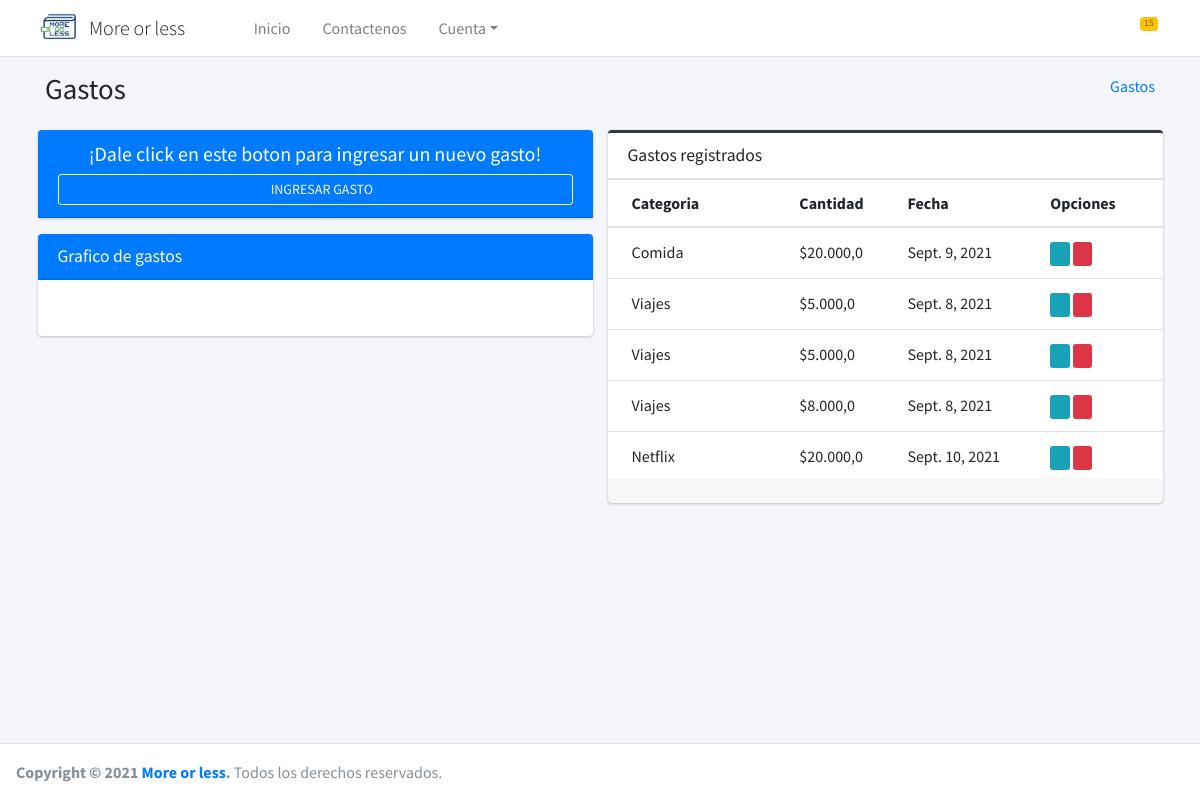
/gastos/, run on the app's committed database.
### core/gastos/models.py (models this page shows, shortened)
class Gastos(models.Model):
    date = models.DateField(auto_now=True, verbose_name='Fecha de registro')
    amount = models.FloatField('Monto', blank=True, default=None, null=True)
    category = models.ForeignKey(Categoria, blank=True, null=True, on_delete=models.CASCADE)
    class Meta:
        verbose_name = 'Gasto'
        verbose_name_plural = 'Gastos'
        db_table = 'gastos'
        ordering = ['id']

### core/categorias/models.py (models this page shows, shortened)
class Categoria(models.Model):
    category = models.CharField(max_length=50, verbose_name='Categoria')
    def __str__(self):
        return self.category
    class Meta:
        verbose_name = 'Categoria'
        verbose_name_plural = 'Categorias'
        db_table = 'categoria'
        ordering = ['id']

### core/gastos/views.py (the view, shortened to what this page needs)
# urls.py: path('gastos/', GastosListView.as_view(), name='gastos'),
class GastosListView(ListView):
    model = Gastos
    template_name = 'gastos.html'
    @method_decorator(csrf_exempt)
    def dispatch(self, request, *args, **kwargs):
        return super().dispatch(request, *args, **kwargs)
    def obtener_reporte_gastos_sem(self):
        year = datetime.now().year
        month = datetime.now().month
        data = []
        for w in range(1, 8):
            dict_data = Gastos.objects.filter(date__year=year, date__month=month, date__week_day=w).aggregate(
                Sum('amount', output_field=FloatField()))
            if (dict_data['amount__sum'] == None):
                data.append(0)
            else:
                data.append(float(dict_data['amount__sum']))
        return data
    def get_context_data(self, **kwargs):
        context = super().get_context_data(**kwargs)
        context['reporte_gastos_sem'] = self.obtener_reporte_gastos_sem()
        context['title'] = 'Gastos registrados'
        return context

### core/gastos/templates/gastos.html (shortened to what this page needs)
{% extends 'body.html' %}
{% load static %}
{% block content %}
    <div class="content-wrapper">
        <div class="content-header">
            <div class="container">
                <div class="container-fluid">
                    <div class="row mb-2">
                        <div class="col-sm-6">
                            <h1 class="m-0">Gastos</h1>
                        </div>
                        <div class="col-sm-6">
                            <ol class="breadcrumb float-sm-right">
                                <li class="breadcrumb-item"><a href="{% url 'add' %}">Gastos</a></li>
                            </ol>
                        </div>
                    </div>
                </div>
            </div>
        </div>
        <section class="content">
            <div class="container">
                <div class="row">
                    <div class="col-12 col-sm-12 col-lg-6">
                        <div class="card card-primary">
                            <div class="card-header">
                                <h5 class="text-center">¡Dale click en este boton para ingresar un nuevo gasto!</h5>
                                <a href="{% url 'add' %}">
                                    <button type="button" class="btn btn-outline-light btn-block btn-sm"><i
                                            class="fa fa-plus"></i> INGRESAR GASTO
                                    </button>
                                </a>
                            </div>
                        </div>
                        <div class="card card-primary">
                            <div class="card-header">
                                <h3 class="card-title">Grafico de gastos</h3>
                            </div>
                            <div class="card-body">
                            </div>
                        </div>
                    </div>
                    <div class="col-md-6">
                        {% include 'list_gastos.html' %}
                    </div>
                </div>
            </div>
        </section>
    </div>
{% endblock %}

### core/gastos/templates/list_gastos.html
{% extends 'list.html' %}
{% load humanize %}
{% block columns %}
    <tr>
        <th>Categoria</th>
        <th>Cantidad</th>
        <th>Fecha</th>
        <th>Opciones</th>
    </tr>
{% endblock %}
{% block rows %}
    {% for c in object_list %}
        <tr>
            <td>{{ c.category }}</td>
            <td>${{ c.amount|intcomma }}</td>
            <td>{{ c.date }}</td>
            <td>
                <a href="{% url 'editGast' c.id %}" class="btn btn-info btn-xs"><i class="fas fa-edit"></i>
                </a>
                <a href="{% url 'deleteGast' c.id %}" class="btn btn-danger btn-xs"><i
                        class="fas fa-trash-alt"></i>
                </a>
            </td>
        </tr>
    {% endfor %}
{% endblock %}

### data on the page
Gastos: category "Comida", amount "20.000,0", date "Sept. 9, 2021"
Gastos: category "Viajes", amount "5.000,0", date "Sept. 8, 2021"
Gastos: category "Viajes", amount "5.000,0", date "Sept. 8, 2021"
Gastos: category "Viajes", amount "8.000,0", date "Sept. 8, 2021"
Gastos: category "Netflix", amount "20.000,0", date "Sept. 10, 2021"

### other printed values
{{ title }} "Gastos registrados"
